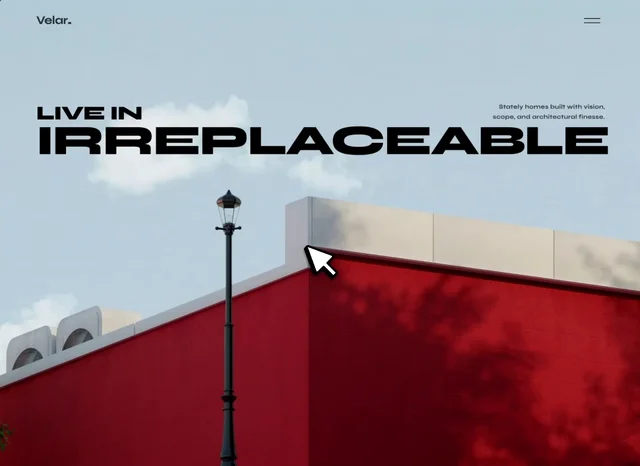
#> input picture animated.webp, 640 x 466 px
$ python extract.py
#> lines starting #> are read from the running program, lines starting #| are printed output that depends on the picture
from PIL import Image
import os

img = Image.open('animated.webp')
#> img is the input picture: PIL image 640x466 RGBA; mean R, G, B, A 150.5, 125.3, 134.1, 255
os.makedirs('frames', exist_ok=True)

frame = 0
while True:
    try:
        img.seek(frame)
        if frame % 5 == 0:  # extract every 5th frame
            img.save(f'frames/frame_{frame:03d}.png')
        frame += 1
    except EOFError:
        break
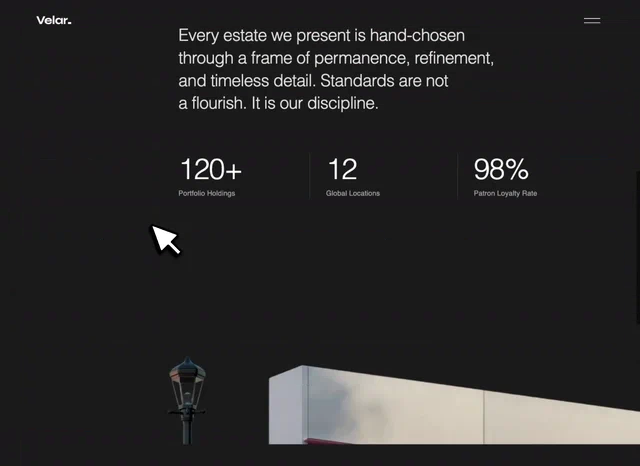
#> img: PIL image 640x466 RGBA; mean R, G, B, A 41.7, 40.8, 40.9, 255
#> after the loop, frame = 75
